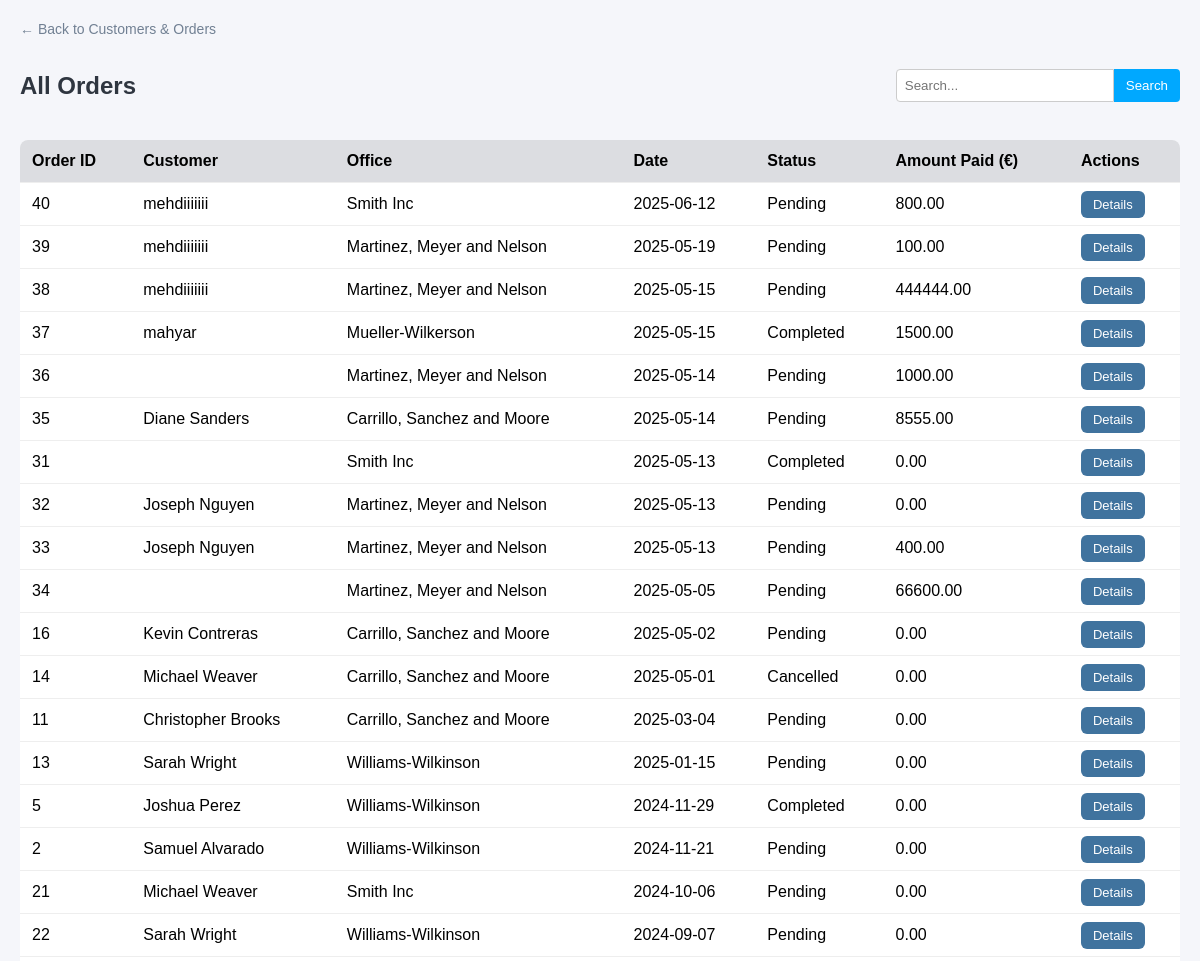
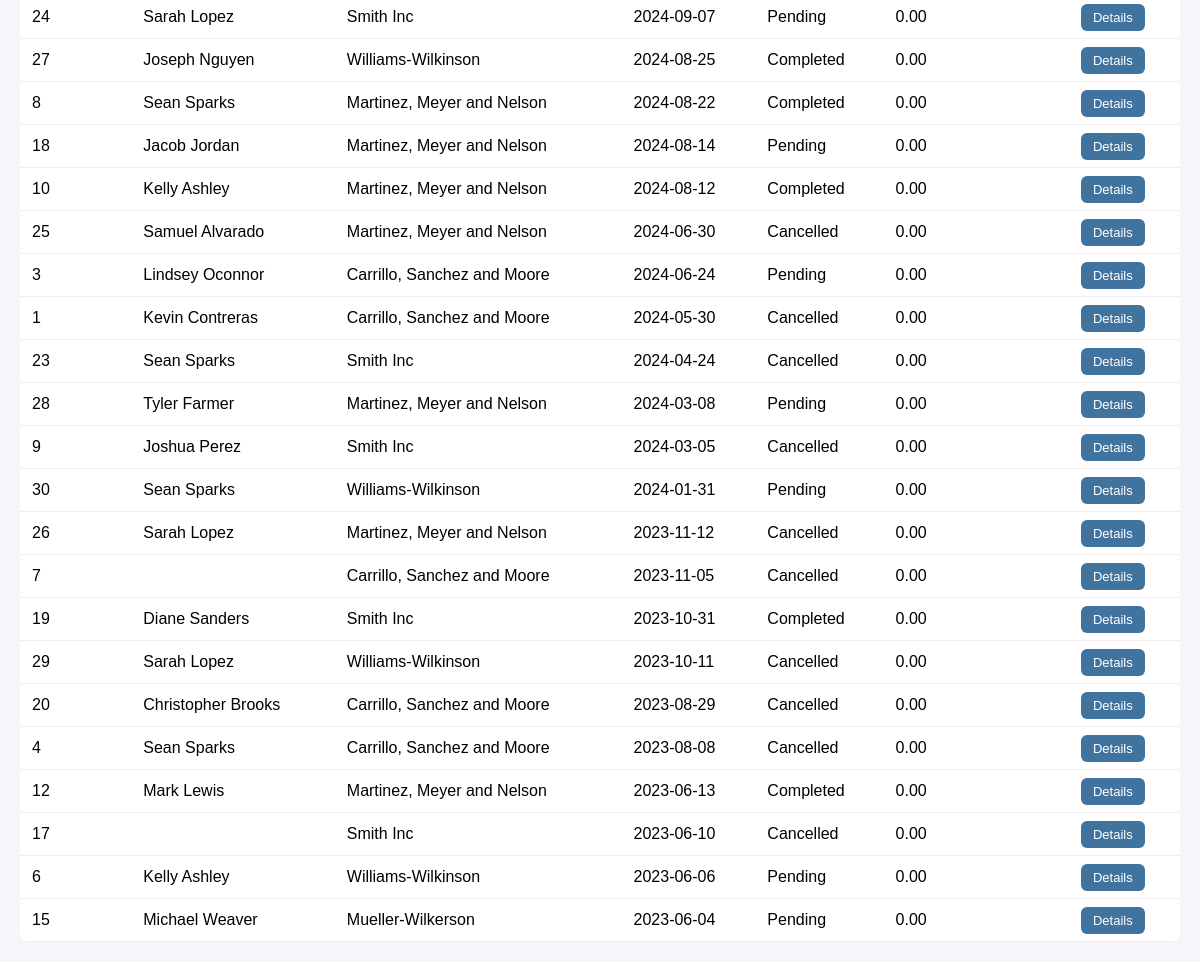
Page /Factory/customers_orders/orders.php on the committed database (2 pictures, top to bottom).
### tables this page shows
CREATE TABLE IF NOT EXISTS `order` (
  `OrderID` int NOT NULL AUTO_INCREMENT,
  `CustomerID` int DEFAULT NULL,
  `OfficeID` int DEFAULT NULL,
  `OrderDate` date DEFAULT NULL,
  `Status` enum('Pending','Completed','Cancelled') DEFAULT NULL,
  PRIMARY KEY (`OrderID`),
  KEY `CustomerID` (`CustomerID`),
  KEY `OfficeID` (`OfficeID`)
);

CREATE TABLE IF NOT EXISTS `customer` (
  `CustomerID` int NOT NULL AUTO_INCREMENT,
  `FullName` varchar(100) DEFAULT NULL,
  `Phone` varchar(20) DEFAULT NULL,
  `Email` varchar(100) DEFAULT NULL,
  `Address` varchar(200) DEFAULT NULL,
  `RegisteredDate` date DEFAULT NULL,
  PRIMARY KEY (`CustomerID`)
);

CREATE TABLE IF NOT EXISTS `office` (
  `OfficeID` int NOT NULL,
  `Name` varchar(100) DEFAULT NULL,
  `Location` varchar(200) DEFAULT NULL,
  `Phone` varchar(20) DEFAULT NULL,
  `Email` varchar(100) DEFAULT NULL,
  `ManagerID` int DEFAULT NULL,
  PRIMARY KEY (`OfficeID`)
);

CREATE TABLE IF NOT EXISTS `transaction` (
  `TransactionID` int NOT NULL AUTO_INCREMENT,
  `OrderID` int DEFAULT NULL,
  `PaymentDate` date DEFAULT NULL,
  `AmountPaid` decimal(10,2) DEFAULT NULL,
  `Method` enum('Cash','Card','Online') DEFAULT NULL,
  `Status` enum('Success','Failed','Refunded') DEFAULT NULL,
  PRIMARY KEY (`TransactionID`),
  KEY `OrderID` (`OrderID`)
);

### Factory/customers_orders/orders.php (the view, shortened to what this page needs)
<?php
require_once '../config.php';
$search = '';
$sql = "
    SELECT o.OrderID, c.FullName, f.Name AS OfficeName, o.OrderDate, o.Status,
           t.AmountPaid
    FROM `order` o
    LEFT JOIN customer c ON o.CustomerID = c.CustomerID
    LEFT JOIN office f ON o.OfficeID = f.OfficeID
    LEFT JOIN transaction t ON o.OrderID = t.OrderID
    WHERE c.FullName LIKE ? OR f.Name LIKE ?
    ORDER BY o.OrderDate DESC
";
$stmt = $conn->prepare($sql);
$searchTerm = "%$search%";
$stmt->bind_param("ss", $searchTerm, $searchTerm);
$stmt->execute();
$result = $stmt->get_result();
?>
<!DOCTYPE html>
<html lang="en">
<head>
</head>
<body>
    <a class="back-link" href="customers_orders.php">← Back to Customers & Orders</a>
    <div class="header">
        <h2>All Orders</h2>
        <form method="GET" class="search-box">
            <input type="text" name="search" placeholder="Search..." value="<?= htmlspecialchars($search) ?>">
            <button class="search-btn" type="submit">Search</button>
        </form>
    </div>
    <table>
        <thead>
            <tr>
                <th>Order ID</th>
                <th>Customer</th>
                <th>Office</th>
                <th>Date</th>
                <th>Status</th>
                <th>Amount Paid (€)</th>
                <th>Actions</th>
            </tr>
        </thead>
        <tbody>
        <?php while ($row = $result->fetch_assoc()): ?>
            <tr>
                <td><?= $row['OrderID'] ?></td>
                <td><?= htmlspecialchars($row['FullName'] ?? '') ?></td>
                <td><?= htmlspecialchars($row['OfficeName']) ?></td>
                <td><?= $row['OrderDate'] ?></td>
                <td><?= $row['Status'] ?></td>
                <td><?= $row['AmountPaid'] ?? '0.00' ?></td>
                <td>
                    <a class="details-btn" href="order_details.php?order_id=<?= $row['OrderID'] ?>">Details</a>
                </td>
            </tr>
        <?php endwhile; ?>
        </tbody>
    </table>
</body>
</html>

### Factory/customers_orders/orders.php (style rules this page uses)
body { font-family: Arial; background-color: #f5f6fa; margin: 0; padding: 20px; }
.header { display: flex; justify-content: space-between; align-items: center; margin-bottom: 20px; }
h2 { color: #2f3640; }
.search-box { display: flex; }
input[type="text"] { padding: 8px; width: 200px; border-radius: 4px 0 0 4px; border: 1px solid #ccc; }
button.search-btn { padding: 8px 12px; border: none; background-color: #00a8ff; color: white; border-radius: 0 4px 4px 0; cursor: pointer; }
table { width: 100%; background-color: white; border-collapse: collapse; border-radius: 8px; overflow: hidden; }
th, td { padding: 12px; text-align: left; border-bottom: 1px solid #eee; }
th { background-color: #dcdde1; }
.details-btn { background-color: #40739e; color: white; padding: 6px 12px; border-radius: 6px; text-decoration: none; font-size: 13px; }
.back-link { display: inline-block; margin-bottom: 15px; text-decoration: none; color: #718093; font-size: 14px; }

### rows in the picture
order: OrderID "40", CustomerID.FullName "mehdiiiiiii", OfficeID.Name "Smith Inc", OrderDate "2025-06-12", Status "Pending", transaction.AmountPaid "800.00"
order: OrderID "39", CustomerID.FullName "mehdiiiiiii", OfficeID.Name "Martinez, Meyer and Nelson", OrderDate "2025-05-19", Status "Pending", transaction.AmountPaid "100.00"
order: OrderID "38", CustomerID.FullName "mehdiiiiiii", OfficeID.Name "Martinez, Meyer and Nelson", OrderDate "2025-05-15", Status "Pending", transaction.AmountPaid "444444.00"
order: OrderID "37", CustomerID.FullName "mahyar", OfficeID.Name "Mueller-Wilkerson", OrderDate "2025-05-15", Status "Completed", transaction.AmountPaid "1500.00"
order: OrderID "36", OfficeID.Name "Martinez, Meyer and Nelson", OrderDate "2025-05-14", Status "Pending", transaction.AmountPaid "1000.00"
order: OrderID "35", CustomerID.FullName "Diane Sanders", OfficeID.Name "Carrillo, Sanchez and Moore", OrderDate "2025-05-14", Status "Pending", transaction.AmountPaid "8555.00"
order: OrderID "31", OfficeID.Name "Smith Inc", OrderDate "2025-05-13", Status "Completed", AmountPaid "0.00"
order: OrderID "32", CustomerID.FullName "Joseph Nguyen", OfficeID.Name "Martinez, Meyer and Nelson", OrderDate "2025-05-13", Status "Pending", AmountPaid "0.00"
order: OrderID "33", CustomerID.FullName "Joseph Nguyen", OfficeID.Name "Martinez, Meyer and Nelson", OrderDate "2025-05-13", Status "Pending", transaction.AmountPaid "400.00"
order: OrderID "34", OfficeID.Name "Martinez, Meyer and Nelson", OrderDate "2025-05-05", Status "Pending", transaction.AmountPaid "66600.00"
order: OrderID "16", CustomerID.FullName "Kevin Contreras", OfficeID.Name "Carrillo, Sanchez and Moore", OrderDate "2025-05-02", Status "Pending", AmountPaid "0.00"
order: OrderID "14", CustomerID.FullName "Michael Weaver", OfficeID.Name "Carrillo, Sanchez and Moore", OrderDate "2025-05-01", Status "Cancelled", AmountPaid "0.00"
order: OrderID "11", CustomerID.FullName "Christopher Brooks", OfficeID.Name "Carrillo, Sanchez and Moore", OrderDate "2025-03-04", Status "Pending", AmountPaid "0.00"
order: OrderID "13", CustomerID.FullName "Sarah Wright", OfficeID.Name "Williams-Wilkinson", OrderDate "2025-01-15", Status "Pending", AmountPaid "0.00"
order: OrderID "5", CustomerID.FullName "Joshua Perez", OfficeID.Name "Williams-Wilkinson", OrderDate "2024-11-29", Status "Completed", AmountPaid "0.00"
order: OrderID "2", CustomerID.FullName "Samuel Alvarado", OfficeID.Name "Williams-Wilkinson", OrderDate "2024-11-21", Status "Pending", AmountPaid "0.00"
order: OrderID "21", CustomerID.FullName "Michael Weaver", OfficeID.Name "Smith Inc", OrderDate "2024-10-06", Status "Pending", AmountPaid "0.00"
order: OrderID "22", CustomerID.FullName "Sarah Wright", OfficeID.Name "Williams-Wilkinson", OrderDate "2024-09-07", Status "Pending", AmountPaid "0.00"
order: OrderID "24", CustomerID.FullName "Sarah Lopez", OfficeID.Name "Smith Inc", OrderDate "2024-09-07", Status "Pending", AmountPaid "0.00"
order: OrderID "27", CustomerID.FullName "Joseph Nguyen", OfficeID.Name "Williams-Wilkinson", OrderDate "2024-08-25", Status "Completed", AmountPaid "0.00"
order: OrderID "8", CustomerID.FullName "Sean Sparks", OfficeID.Name "Martinez, Meyer and Nelson", OrderDate "2024-08-22", Status "Completed", AmountPaid "0.00"
order: OrderID "18", CustomerID.FullName "Jacob Jordan", OfficeID.Name "Martinez, Meyer and Nelson", OrderDate "2024-08-14", Status "Pending", AmountPaid "0.00"
order: OrderID "10", CustomerID.FullName "Kelly Ashley", OfficeID.Name "Martinez, Meyer and Nelson", OrderDate "2024-08-12", Status "Completed", AmountPaid "0.00"
order: OrderID "25", CustomerID.FullName "Samuel Alvarado", OfficeID.Name "Martinez, Meyer and Nelson", OrderDate "2024-06-30", Status "Cancelled", AmountPaid "0.00"
order: OrderID "3", CustomerID.FullName "Lindsey Oconnor", OfficeID.Name "Carrillo, Sanchez and Moore", OrderDate "2024-06-24", Status "Pending", AmountPaid "0.00"
order: OrderID "1", CustomerID.FullName "Kevin Contreras", OfficeID.Name "Carrillo, Sanchez and Moore", OrderDate "2024-05-30", Status "Cancelled", AmountPaid "0.00"
order: OrderID "23", CustomerID.FullName "Sean Sparks", OfficeID.Name "Smith Inc", OrderDate "2024-04-24", Status "Cancelled", AmountPaid "0.00"
order: OrderID "28", CustomerID.FullName "Tyler Farmer", OfficeID.Name "Martinez, Meyer and Nelson", OrderDate "2024-03-08", Status "Pending", AmountPaid "0.00"
order: OrderID "9", CustomerID.FullName "Joshua Perez", OfficeID.Name "Smith Inc", OrderDate "2024-03-05", Status "Cancelled", AmountPaid "0.00"
order: OrderID "30", CustomerID.FullName "Sean Sparks", OfficeID.Name "Williams-Wilkinson", OrderDate "2024-01-31", Status "Pending", AmountPaid "0.00"
order: OrderID "26", CustomerID.FullName "Sarah Lopez", OfficeID.Name "Martinez, Meyer and Nelson", OrderDate "2023-11-12", Status "Cancelled", AmountPaid "0.00"
order: OrderID "7", OfficeID.Name "Carrillo, Sanchez and Moore", OrderDate "2023-11-05", Status "Cancelled", AmountPaid "0.00"
order: OrderID "19", CustomerID.FullName "Diane Sanders", OfficeID.Name "Smith Inc", OrderDate "2023-10-31", Status "Completed", AmountPaid "0.00"
order: OrderID "29", CustomerID.FullName "Sarah Lopez", OfficeID.Name "Williams-Wilkinson", OrderDate "2023-10-11", Status "Cancelled", AmountPaid "0.00"
order: OrderID "20", CustomerID.FullName "Christopher Brooks", OfficeID.Name "Carrillo, Sanchez and Moore", OrderDate "2023-08-29", Status "Cancelled", AmountPaid "0.00"
order: OrderID "4", CustomerID.FullName "Sean Sparks", OfficeID.Name "Carrillo, Sanchez and Moore", OrderDate "2023-08-08", Status "Cancelled", AmountPaid "0.00"
order: OrderID "12", CustomerID.FullName "Mark Lewis", OfficeID.Name "Martinez, Meyer and Nelson", OrderDate "2023-06-13", Status "Completed", AmountPaid "0.00"
order: OrderID "17", OfficeID.Name "Smith Inc", OrderDate "2023-06-10", Status "Cancelled", AmountPaid "0.00"
order: OrderID "6", CustomerID.FullName "Kelly Ashley", OfficeID.Name "Williams-Wilkinson", OrderDate "2023-06-06", Status "Pending", AmountPaid "0.00"
order: OrderID "15", CustomerID.FullName "Michael Weaver", OfficeID.Name "Mueller-Wilkerson", OrderDate "2023-06-04", Status "Pending", AmountPaid "0.00"
